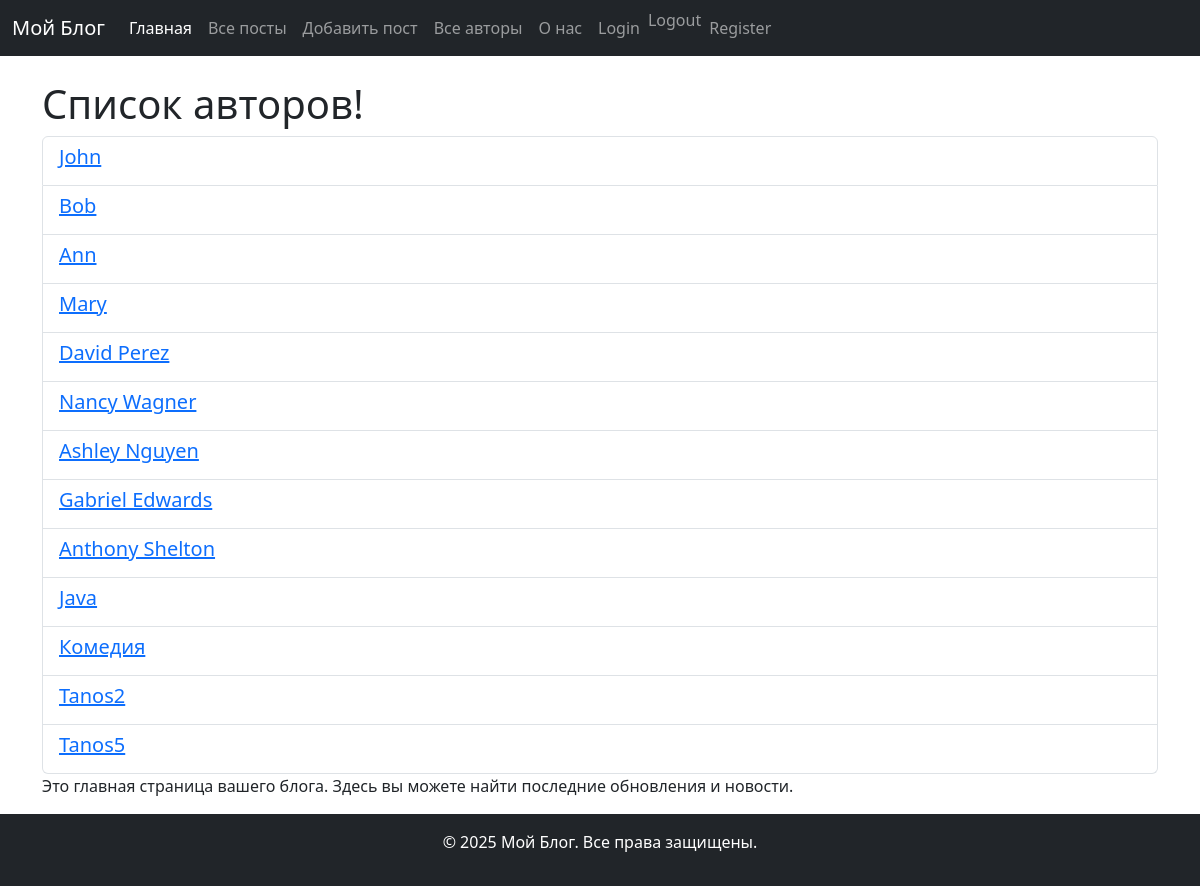
Screenshot of /authors/ with the database file from the repository.
### blog_app/models.py (models this page shows, shortened)
class Author(models.Model):
    user = models.OneToOneField(
        settings.AUTH_USER_MODEL,
        on_delete=models.CASCADE,
        related_name='author',
        null=True,
        blank=True,
        verbose_name='Пользователь',
    )
    name = models.CharField(max_length=100)

### blog_app/views.py (the view)
# urls.py: path('authors/', author_list, name='author_list'),
def author_list(request):
    authors = Author.objects.all()
    context = {
        'title': 'Список авторов',
        'authors': authors
    }
    return render(request, 'blog_app/author_list.html', context=context)

### blog_app/templates/blog_app/author_list.html (shortened to what this page needs)
{% extends 'blog_app/base.html' %}
{% block content %}
    <h1>{{ title }}!</h1>
    <ul class="list-group">
        {% for author in authors %}
            <li class="list-group-item">
                <a href="{% url 'author_detail' author.pk %}"><h5>{{ author.name }}</h5></a>
            </li>
        {% empty %}
            <p>Постов нет</p>
        {% endfor %}
    </ul>
    <p>Это главная страница вашего блога. Здесь вы можете найти последние обновления и новости.</p>
{% endblock %}

### rows the page displays
Author: name "John"
Author: name "Bob"
Author: name "Ann"
Author: name "Mary"
Author: name "David Perez"
Author: name "Nancy Wagner"
Author: name "Ashley Nguyen"
Author: name "Gabriel Edwards"
Author: name "Anthony Shelton"
Author: name "Java"
Author: name "Комедия"
Author: name "Tanos2"
Author: name "Tanos5"

### other values shown
{{ title }} "Список авторов"
